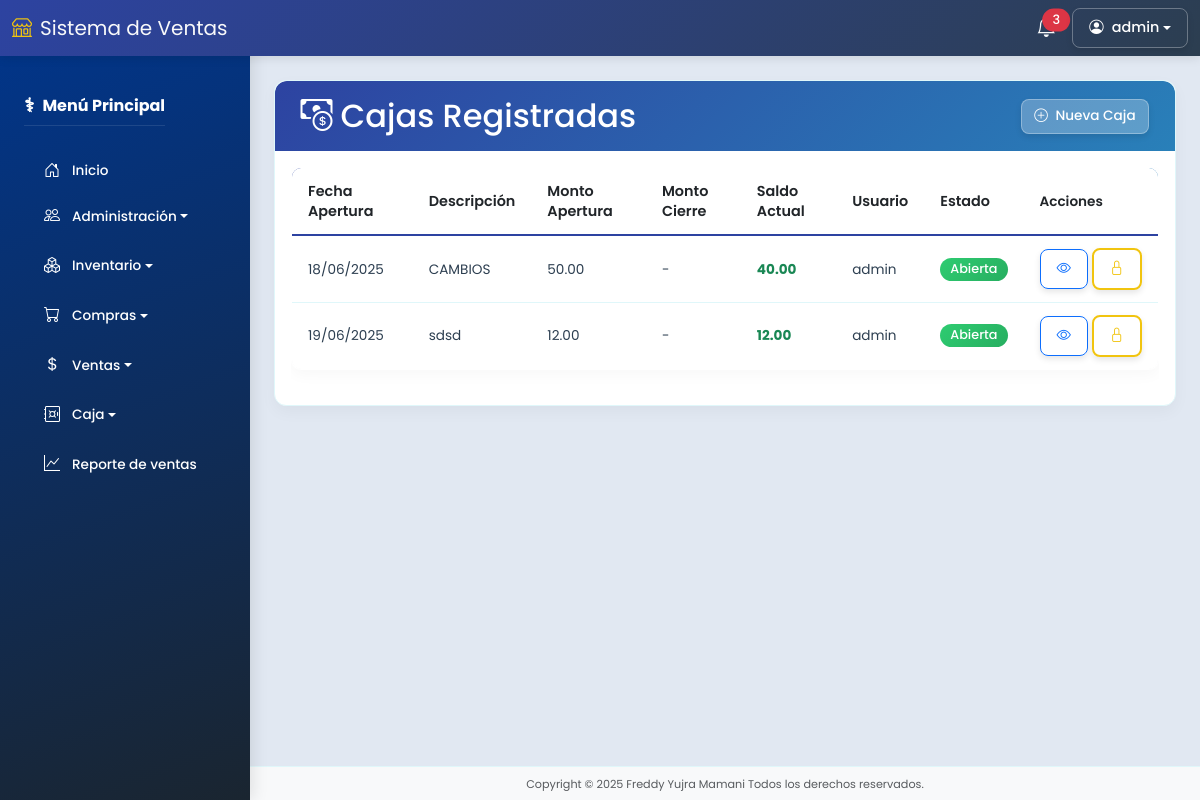
Page /cajas/ (signed in) on the committed database.
### models/usuario_model.py (models this page shows, shortened)
class Usuario(db.Model):
    __tablename__ = "usuarios"
    id = db.Column(db.Integer, primary_key=True)
    imagen = db.Column(db.String(255), nullable=True)
    nombres = db.Column(db.String(255), nullable=False)
    apellidos = db.Column(db.String(150), nullable=False)
    carnet = db.Column(db.String(15), nullable=False)
    nacimiento = db.Column(db.Date, nullable=False)
    telefono = db.Column(db.String(15), nullable=False)
    email = db.Column(db.String(255), nullable=False, unique=True)
    usuario = db.Column(db.String(150), nullable=False, unique=True)
    password = db.Column(db.String(255), nullable=False)
    remember_token = db.Column(db.String(100), nullable=True)
    created_at = db.Column(db.DateTime, default=datetime.utcnow)
    updated_at = db.Column(db.DateTime, default=datetime.utcnow, onupdate=datetime.utcnow)
    deleted_at = db.Column(db.DateTime, nullable=True)
    rol_id = db.Column(db.Integer, db.ForeignKey('roles.id'))
    rol = db.relationship('Rol', backref='usuarios')
    @property
    def is_authenticated(self):
        return True
    def is_admin(self):
        return self.rol and self.rol.name == 'Administrador'

### models/caja_model.py (models this page shows, shortened)
class Caja(db.Model):
    __tablename__ = "cajas"
    id = db.Column(db.Integer, primary_key=True)
    usuario_id = db.Column(db.Integer, db.ForeignKey('usuarios.id'), nullable=False)
    descripcion = db.Column(db.String(255), nullable=False)
    fecha_apertura = db.Column(db.Date, default=datetime.utcnow)
    fecha_cierre = db.Column(db.Date)
    monto_apertura = db.Column(db.DECIMAL(10, 2), default=0.0)
    monto_cierre = db.Column(db.DECIMAL(10, 2))
    created_at = db.Column(db.DateTime, default=datetime.utcnow)
    updated_at = db.Column(db.DateTime, default=datetime.utcnow, onupdate=datetime.utcnow)
    deleted_at = db.Column(db.DateTime)
    usuario = db.relationship('Usuario')
    movimientos = db.relationship('MovimientoCaja', backref='caja')
    @staticmethod
    def get_all():
        return Caja.query.filter_by(deleted_at=None).all()
    def calcular_total(self):
        total = 0.0
        for movimiento in self.movimientos:
            monto = float(movimiento.monto or 0)
            if movimiento.tipo == 'ingreso':
                total += monto
            elif movimiento.tipo == 'egreso':
                total -= monto
        return total

### models/movimiento_caja_model.py (models this page shows, shortened)
class MovimientoCaja(db.Model):
    __tablename__ = "cajas_movimientos"
    TIPOS = ['ingreso', 'egreso']
    id = db.Column(db.Integer, primary_key=True)
    caja_id = db.Column(db.Integer, db.ForeignKey('cajas.id'), nullable=False)
    usuario_id = db.Column(db.Integer, db.ForeignKey('usuarios.id'))
    tipo = db.Column(db.String(20), nullable=False)
    monto = db.Column(db.DECIMAL(10, 2), nullable=False)
    fecha = db.Column(db.Date, default=datetime.utcnow().date())
    descripcion = db.Column(db.String(255))
    created_at = db.Column(db.DateTime, default=datetime.utcnow)
    updated_at = db.Column(db.DateTime, default=datetime.utcnow, onupdate=datetime.utcnow)
    deleted_at = db.Column(db.DateTime)
    usuario = db.relationship('Usuario')

### controllers/caja_controller.py (the view)
@caja_bp.route('/')
@permission_required('ver_cajas')  # Permiso para ver cajas
def index():
    cajas = Caja.get_all()
    return render_template('cajas/index.html', cajas=cajas)

### run.py (called while the page is built)
@login_manager.user_loader
def load_user(user_id):
    return Usuario.query.get(int(user_id))

@app.context_processor
def inject_active_path():
    def is_active(path):
        return 'active' if request.path.startswith(path) else ''
    return dict(is_active=is_active)

### templates/cajas/index.html (shortened to what this page needs)
{% extends "base.html" %}
{% block content %}
<div class="card">
  <div class="card-header-unified d-flex justify-content-between align-items-center">
    <h2 class="mb-0"><i class="bi bi-cash-coin me-2"></i>Cajas Registradas</h2>
    <a class="btn btn-light" href="{{ url_for('caja.create') }}">
      <i class="bi bi-plus-circle me-1"></i> Nueva Caja
    </a>
  </div>
  <div class="card-body">
    <div class="table-responsive">
      <table class="table table-unified">
        <thead>
          <tr>
            <th>Fecha Apertura</th>
            <th>Descripción</th>
            <th>Monto Apertura</th>
            <th>Monto Cierre</th>
            <th>Saldo Actual</th>
            <th>Usuario</th>
            <th>Estado</th>
            <th class="actions-cell">Acciones</th>
          </tr>
        </thead>
        <tbody>
          {% for caja in cajas %}
          <tr class="medical-transition">
            <td>{{ caja.fecha_apertura.strftime('%d/%m/%Y') }}</td>
            <td>{{ caja.descripcion }}</td>
            <td>{{ "{:,.2f}".format(caja.monto_apertura) }}</td>
            <td>
              {% if caja.monto_cierre %}
                {{ "{:,.2f}".format(caja.monto_cierre) }}
              {% else %}
                -
              {% endif %}
            </td>
            <td class="fw-bold text-success">{{ "{:,.2f}".format(caja.calcular_total()) }}</td>
            <td>{{ caja.usuario.nombres }}</td>
            <td>
              {% if caja.fecha_cierre %}
                <span class="badge badge-secondary">Cerrada</span>
              {% else %}
                <span class="badge badge-success">Abierta</span>
              {% endif %}
            </td>
            <td class="actions-cell">
              <a href="{{ url_for('caja.detail', id=caja.id) }}" class="btn btn-sm btn-outline-primary">
                <i class="bi bi-eye"></i>
              </a>
              {% if not caja.fecha_cierre %}
                <a href="{{ url_for('caja.close', id=caja.id) }}" class="btn btn-sm btn-outline-warning">
                  <i class="bi bi-lock"></i>
                </a>
              {% endif %}
            </td>
          </tr>
          {% else %}
          <tr>
            <td colspan="8" class="text-center">No hay cajas registradas</td>
          </tr>
          {% endfor %}
        </tbody>
      </table>
    </div>
  </div>
</div>
{% endblock %}

### templates/base.html (shortened to what this page needs)
<!DOCTYPE html>
<html lang="es" class="h-100">
<head>
  <link href="https://cdn.jsdelivr.net/npm/bootstrap@5.3.0/dist/css/bootstrap.min.css" rel="stylesheet" />
  <link rel="stylesheet" href="https://cdn.jsdelivr.net/npm/bootstrap-icons@1.10.0/font/bootstrap-icons.css" />
  <link rel="stylesheet" href="{{ url_for('static', filename='css/style.css') }}" />
</head>
<body class="d-flex flex-column">
  <nav class="navbar navbar-expand-lg fixed-top navbar-top">
    <div class="container-fluid">
      <a class="navbar-brand" href="{{ url_for('dashboard.index') }}">
        <i class="bi bi-shop me-2"></i>Sistema de Ventas
      </a>
      <div class="d-flex align-items-center ms-auto">
        <div class="dropdown me-3">
          <a href="#" class="position-relative text-white" data-bs-toggle="dropdown">
            <span class="position-absolute top-0 start-100 translate-middle badge rounded-pill bg-danger">
              3
            </span>
          </a>
        </div>
        <div class="dropdown">
          <button class="btn btn-custom-light dropdown-toggle d-flex align-items-center" type="button"
            data-bs-toggle="dropdown">
            <i class="bi bi-person-circle me-2"></i>
            <span>{{ current_user.usuario if current_user.is_authenticated else 'Invitado' }}</span>
          </button>
        </div>
      </div>
    </div>
  </nav>
  <div class="d-flex main-container overflow-hidden">
    <nav class="sidebar bg-dark text-white position-fixed" id="mainSidebar">
      <div class="p-4">
        <div class="d-flex justify-content-between align-items-center mb-4">
          <h5 class="fw-bold mb-0">Menú Principal</h5>
        </div>
        <a href="{{ url_for('dashboard.index') }}" class="sidebar-item text-white">
          <i class="bi bi-house-door me-2"></i> Inicio
        </a>
        <div class="mb-2">
          <button class="sidebar-item dropdown-toggle w-100 text-start text-white bg-transparent border-0" type="button"
            data-bs-toggle="collapse" data-bs-target="#adminSubmenu" aria-expanded="false">
            <i class="bi bi-people me-2"></i> Administración
          </button>
        </div>
        <div class="mb-2">
          <button class="sidebar-item dropdown-toggle w-100 text-start text-white bg-transparent border-0" type="button"
            data-bs-toggle="collapse" data-bs-target="#inventarioSubmenu" aria-expanded="false">
            <i class="bi bi-boxes me-2"></i> Inventario
          </button>
        </div>
        <div class="mb-2">
          <button class="sidebar-item dropdown-toggle w-100 text-start text-white bg-transparent border-0" type="button"
            data-bs-toggle="collapse" data-bs-target="#comprasSubmenu" aria-expanded="false">
            <i class="bi bi-cart me-2"></i> Compras
          </button>
        </div>
        <div class="mb-2">
          <button class="sidebar-item dropdown-toggle w-100 text-start text-white bg-transparent border-0" type="button"
            data-bs-toggle="collapse" data-bs-target="#ventasSubmenu" aria-expanded="false">
            <i class="bi bi-currency-dollar me-2"></i> Ventas
          </button>
        </div>
        <div class="mb-2">
          <button class="sidebar-item dropdown-toggle w-100 text-start text-white bg-transparent border-0" type="button"
            data-bs-toggle="collapse" data-bs-target="#cajaSubmenu" aria-expanded="false">
            <i class="bi bi-safe me-2"></i> Caja
          </button>
        </div>
        <a href="{{ url_for('reporte.reporte_ventas') }}" class="sidebar-item text-white">
          <i class="bi bi-graph-up me-2"></i> Reporte de ventas
        </a>
      </div>
    </nav>
    <div class="flex-grow-1 d-flex flex-column overflow-hidden">
      <main class="main-content flex-grow-1 p-4 overflow-auto">
        {% block content %}{% endblock %}
      </main>
      <footer class="footer bg-light text-center py-2">
        <small class="text-muted">Copyright © 2025 Freddy Yujra Mamani Todos los derechos reservados.</small>
      </footer>
    </div>
  </div>
</body>
</html>

### static/css/style.css (style rules this page uses)
:root { --primary-color: #2D43A1; --secondary-color: #2ecc71; --accent-color: #f1c40f; --light-color: #f8f9fa; --dark-color: #2c3e50; --light-blue: #e1f5fe; --light-green: #e8f5e9; --sidebar-bg: #00368E; --sidebar-hover: #003FA5; --navbar-gradient-start: #2980b9; --navbar-gradient-end: #2c3e50; --table-border: #e0f7fa; --table-row-even: #f8f9fa; --table-row-hover: #e3f2fd; }
body { font-family: 'Poppins', sans-serif; background-color: var(--light-color); color: #333; margin: 0; padding: 0; height: 100%; font-size: 0.9rem; line-height: 1.4; }
.main-container { height: calc(100vh - 56px); margin-top: 56px; }
.navbar-top { z-index: 1050; background-color: #2946b8; }
.navbar-top { background: linear-gradient(135deg, var(--primary-color), var(--dark-color)) !important; box-shadow: 0 2px 10px rgba(0, 0, 0, 0.1); }
.navbar-brand, .navbar-top .text-white, .navbar-top .btn-outline-light { color: var(--light-color) !important; }
.navbar-brand i { color: var(--accent-color) !important; }
.btn-custom-light { background-color: transparent; color: white; border: 1px solid rgba(255, 255, 255, 0.3); padding: 0.375rem 0.75rem; border-radius: 0.25rem; transition: all 0.3s ease; font-weight: 500; }
.sidebar { width: 250px; min-height: 100vh; position: fixed; top: 0; left: 0; background: linear-gradient(160deg, var(--sidebar-bg), #1a2530); z-index: 1030; padding-top: 70px; transition: left 0.3s ease; box-shadow: 3px 0 15px rgba(0, 0, 0, 0.1); }
.sidebar h5 { color: #fff; border-bottom: 1px solid rgba(255, 255, 255, 0.1); padding-bottom: 8px; margin-bottom: 10px; display: flex; align-items: center; font-size: 1rem; }
.sidebar h5:before { content: "⚕"; margin-right: 8px; font-size: 1.2rem; }
.sidebar-item, .sidebar-subitem { display: flex; align-items: center; padding: 0.6rem 1rem; color: #e0f7fa; font-weight: 500; text-decoration: none; transition: all 0.3s ease; border-radius: 6px; margin: 4px 0; font-size: 0.85rem; }
.sidebar-item i, .sidebar-subitem i { width: 24px; text-align: center; margin-right: 10px; font-size: 1rem; }
.main-content { margin-left: 250px; padding-top: 130px; padding-left: 1.6rem; padding-right: 1.6rem; min-height: calc(100vh - 90px); background-color: #E1E8F2; }
.footer { background-color: #f8f9fc; margin-left: 250px; text-align: center; padding: 0.5rem; font-size: 0.8rem; transition: margin-left 0.3s ease; border-top: 1px solid #e0f7fa; color: #7f8c8d; }
.table-unified { border-radius: 10px; overflow: hidden; background: #fff; box-shadow: 0 5px 15px rgba(0, 0, 0, 0.03); margin-bottom: 1.2rem; border: 1px solid var(--table-border); font-size: 0.85rem; }
.table-unified thead { background: linear-gradient(135deg, var(--primary-color), #2980b9); color: white; }
.table-unified th { font-weight: 600; padding: 0.8rem 1rem; vertical-align: middle; border-bottom: 2px solid var(--primary-color); font-size: 0.9rem; }
.table-unified td { padding: 0.75rem 1rem; vertical-align: middle; color: #2c3e50; border-top: 1px solid var(--table-border); border-bottom: 1px solid var(--table-border); }
.table-unified tr:nth-child(even) { background-color: var(--table-row-even); }
.table-unified .actions-cell { white-space: nowrap; font-size: 0.85rem; }
.badge-success { background: linear-gradient(135deg, var(--secondary-color), #27ae60); }
.card { border-radius: 12px; box-shadow: 0 6px 16px rgba(0, 0, 0, 0.04); border: none; margin-bottom: 1.2rem; overflow: hidden; background-color: white; border: 1px solid #e0f7fa; }
.card-header-unified { background: linear-gradient(135deg, var(--primary-color), #2980b9); color: white; border-radius: 12px 12px 0 0 !important; padding: 1rem 1.6rem; }
.card-header-unified .btn-light { background-color: rgba(255, 255, 255, 0.25); border: 1px solid rgba(255, 255, 255, 0.3); color: white; border-radius: 8px; padding: 0.4rem 0.8rem; font-weight: 500; font-size: 0.85rem; }
.btn-outline-warning { color: var(--accent-color); border: 2px solid var(--accent-color); background: transparent; font-size: 0.9rem; padding: 0.4rem 1rem; border-radius: 8px; font-weight: 600; transition: all 0.3s; }
.btn { transition: all 0.3s ease; box-shadow: 0 3px 6px rgba(0, 0, 0, 0.1); font-weight: 500; font-size: 0.9rem; padding: 0.5rem 1rem; border-radius: 8px; }
.medical-transition { transition: all 0.3s cubic-bezier(0.175, 0.885, 0.32, 1.275); }
.badge { padding: 5px 10px; border-radius: 20px; font-size: 0.8rem; font-weight: 500; }

### rows in the picture
Usuario: usuario "admin"
Caja: fecha_apertura "18/06/2025", descripcion "CAMBIOS", monto_apertura "50.00", usuario.nombres "admin", shows "Abierta"
MovimientoCaja: calcular_total "40.00"
Caja: fecha_apertura "19/06/2025", descripcion "sdsd", monto_apertura "12.00", usuario.nombres "admin", shows "Abierta"
MovimientoCaja: calcular_total "12.00"
